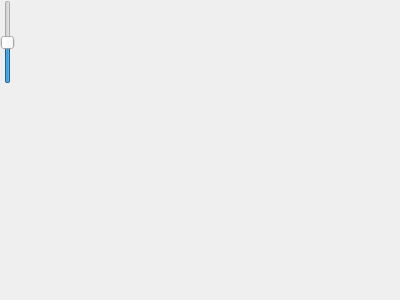
<?xml version="1.0" encoding="UTF-8"?>
<ui version="4.0">
 <class>MyPluginWidget</class>
 <widget class="QWidget" name="MyPluginWidget">
  <property name="geometry">
   <rect>
    <x>0</x>
    <y>0</y>
    <width>400</width>
    <height>300</height>
   </rect>
  </property>
  <property name="windowTitle">
   <string>Form</string>
  </property>
  <widget class="QSlider" name="liftRSlider">
    <property name="minimum">
      <number>-2000</number>
    </property>
    <property name="maximum">
      <number>2000</number>
    </property>
    <property name="orientation">
      <enum>Qt::Vertical</enum>
    </property>
  </widget>
 </widget>
 <resources/>
 <connections/>
</ui>
